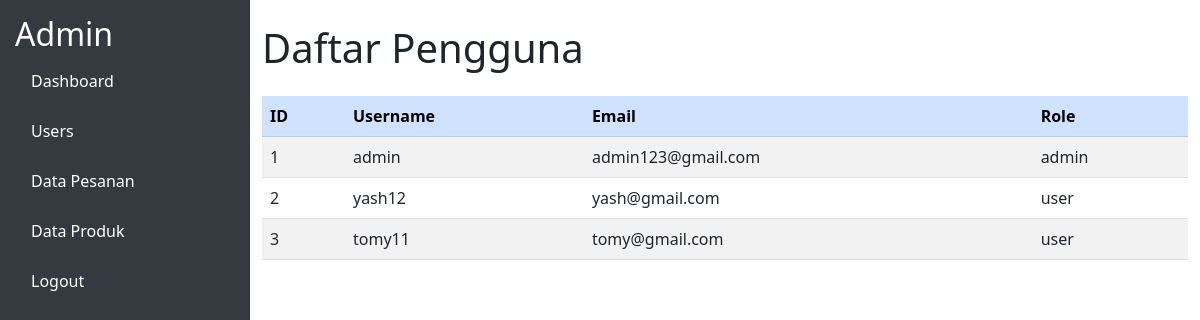
Screenshot of /admin/user.php (signed in) with the database file from the repository.
### tables this page shows
CREATE TABLE `tbl_user` (
  `id_user` int(11) NOT NULL,
  `username_user` varchar(255) NOT NULL,
  `email_user` varchar(255) NOT NULL,
  `password_user` varchar(255) NOT NULL,
  `role_user` enum('admin','user') NOT NULL
);

### admin/user.php (the view, shortened to what this page needs)
<?php
include('../koneksi.php');
$sql = "SELECT id_user, username_user, email_user, role_user FROM tbl_user";
$result = $conn->query($sql);
$users = [];
if ($result->num_rows > 0) {
    while ($row = $result->fetch_assoc()) {
        $users[] = $row;
    }
}
?>
<!DOCTYPE html>
<html lang="id">
<head>
    <link href="https://cdn.jsdelivr.net/npm/bootstrap@5.3.0-alpha3/dist/css/bootstrap.min.css" rel="stylesheet">
</head>
<body>
    <?php include('sidebar.php'); ?>
    <div class="container mt-4">
        <h1 class="mb-4">Daftar Pengguna</h1>
        <table class="table table-striped">
            <thead class="table-primary">
                <tr>
                    <th>ID</th>
                    <th>Username</th>
                    <th>Email</th>
                    <th>Role</th>
                </tr>
            </thead>
            <tbody>
                <?php if (!empty($users)): ?>
                    <?php foreach ($users as $index => $user): ?>
                        <tr>
                            <td><?php echo $index + 1; ?></td>
                            <td><?php echo htmlspecialchars($user['username_user']); ?></td>
                            <td><?php echo htmlspecialchars($user['email_user']); ?></td>
                            <td><?php echo htmlspecialchars($user['role_user']); ?></td>
                        </tr>
                    <?php endforeach; ?>
                <?php else: ?>
                    <tr>
                        <td colspan="5" class="text-center">Tidak ada data pengguna.</td>
                    </tr>
                <?php endif; ?>
            </tbody>
        </table>
    </div>
</body>
</html>

### admin/sidebar.php (style rules this page uses)
body { display: flex; }

### rows the page displays
tbl_user: username_user "admin", email_user "admin123@gmail.com", role_user "admin"
tbl_user: username_user "yash12", email_user "yash@gmail.com", role_user "user"
tbl_user: username_user "tomy11", email_user "tomy@gmail.com", role_user "user"
